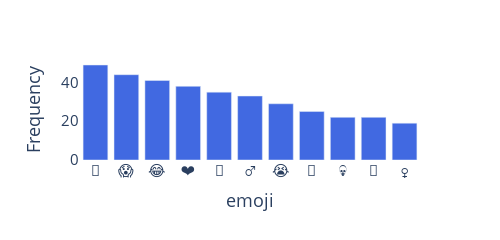

This figure's notebook cell:
### Code cell
emoji_list = []

for l in df[df.emotion == 'fear'].emoji:
    if len(l) > 0:
        emoji_list += list(set(l) - {'🇪', '🇺', '🇺', '🇸', '🇨', '🇦', '🇬', '🇧', '🇸', '🇦', '🇨', '🇳'})
    
    
emojis = pd.DataFrame(Counter(emoji_list).most_common(12), columns = ["emoji", "Frequency"]).drop([7])
fig = ex.bar(emojis, x='emoji', y='Frequency')

# Customize aspect
fig.update_traces(marker_color='royalblue')

fig.update_layout(font_size=15, autosize=False, width=500,  height=220 , plot_bgcolor = 'rgba(0, 0, 0, 0)', paper_bgcolor = 'rgba(0, 0, 0, 0)',)
fig.show()

### Figure 1 — Plotly figure (JSON) as saved in the notebook; plotly's stock layout.template omitted (floating-point values rounded to 4 significant figures)
{"data": [{"alignmentgroup": "True", "hoverlabel": {"namelength": 0}, "hovertemplate": "emoji=%{x}<br>Frequency=%{y}", "legendgroup": "", "marker": {"color": "royalblue"}, "name": "", "offsetgroup": "", "orientation": "v", "showlegend": false, "textposition": "auto", "type": "bar", "x": ["🎃", "😱", "😂", "❤", "👻", "♂", "😭", "🙏", "💀", "🧟", "♀"], "xaxis": "x", "y": [49, 44, 41, 38, 35, 33, 29, 25, 22, 22, 19], "yaxis": "y"}], "layout": {"autosize": false, "barmode": "relative", "font": {"size": 15}, "height": 220, "legend": {"tracegroupgap": 0}, "margin": {"t": 60}, "paper_bgcolor": "rgba(0, 0, 0, 0)", "plot_bgcolor": "rgba(0, 0, 0, 0)", "width": 500, "xaxis": {"anchor": "y", "autorange": true, "domain": [0, 1], "range": [-0.5, 10.5], "title": {"text": "emoji"}, "type": "category"}, "yaxis": {"anchor": "x", "autorange": true, "domain": [0, 1], "range": [0, 51.58], "title": {"text": "Frequency"}, "type": "linear"}}}
